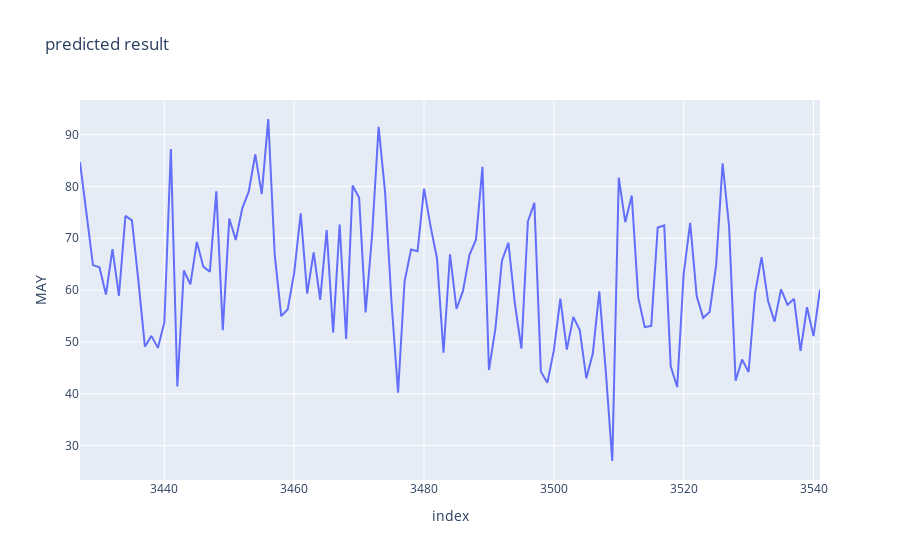

The cell this chart's notebook holds for it:
### Code cell
import plotly.express as px

fig = px.line(test_data, x=test_data.index, y=month[index+1], title='predicted result')
fig.show()
#print(test_data[month[index]])
#print(tempdata)
